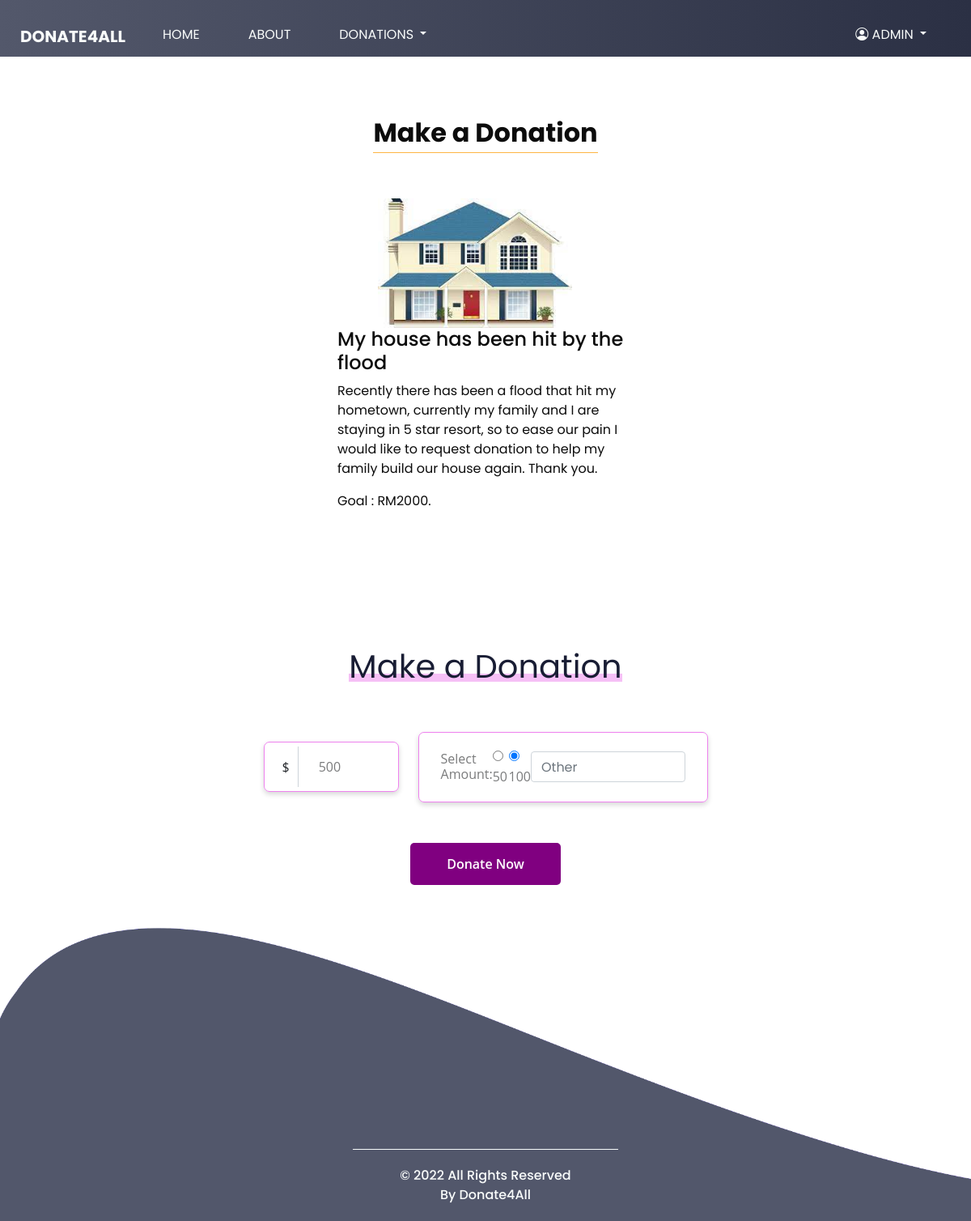
Screenshot of /Donor/donationdetail.php?pid=8 (signed in) with the database file from the repository.
### tables this page shows
CREATE TABLE `request` (
  `requestID` int(11) NOT NULL,
  `recipient_fk` int(11) NOT NULL,
  `title` varchar(120) NOT NULL,
  `Description` varchar(500) DEFAULT NULL,
  `goal` double NOT NULL,
  `requestIMG` varchar(120) NOT NULL,
  `Status` int(11) DEFAULT NULL,
  `RequestDate` timestamp NULL DEFAULT current_timestamp() ON UPDATE current_timestamp()
);

### Donor/donationdetail.php (the view, shortened to what this page needs)
<?php
include('include/config.php');
?>
<!DOCTYPE html>
<html>
<head>
  <link rel="stylesheet" type="text/css" href="https://cdnjs.cloudflare.com/ajax/libs/OwlCarousel2/2.1.3/assets/owl.carousel.min.css" />
  <link rel="stylesheet" type="text/css" href="css/bootstrap.css" />
  <link rel="stylesheet" href="https://cdn.jsdelivr.net/npm/bootstrap@4.0.0/dist/css/bootstrap.min.css" />
  <link rel="stylesheet" href="https://cdn.jsdelivr.net/npm/bootstrap@5.0.2/dist/css/bootstrap.min.css">
  <link rel="stylesheet" href="https://cdn.jsdelivr.net/npm/bootstrap-icons@1.5.0/font/bootstrap-icons.css">
  <link href="css/style.css" rel="stylesheet" />
  <link href="css/responsive.css" rel="stylesheet" />
</head>
<body class="sub_page">
  <div class="hero_area">
    <?php include('include/mainheader.php'); ?>
  </div>
  <section class="donation_section layout_padding">
    <div class="container">
      <div class="custom_heading-container">
        <h2>Make a Donation</h2>
      </div>
      <br>
      <br>
      <div class="row justify-content-center">
        <?php
        $pid = intval($_GET['pid']);
        $query = mysqli_query($con, "select * from request where requestID='$pid'");
        while ($row = mysqli_fetch_array($query)) {
        ?>
          <div class="col-lg-4 col-md-6">
            <div class="donation">
              <div class="donation_pic">
                <img src="../requestIMG/<?php echo $row['requestIMG']; ?>" alt="donationpic" width="240" height="160" style="margin:0px 50px">
              </div>
              <div class="donation_content">
                <h4><?php echo $row['title']; ?></h4>
                <p><?php echo $row['Description']; ?></p>
                <p>Goal : RM<?php echo $row['goal']; ?>.</p>
              </div>
            </div>
          </div>
        <?php } ?>
      </div>
    </div>
  </section>
  <section class="donation_section layout_padding">
    <div class="container">
      <div class="make_donation_area section_padding">
        <div class="container">
          <div class="row justify-content-center">
            <div class="col-lg-6">
              <div class="section_title text-center mb-55">
                <h3><span>Make a Donation</span></h3>
              </div>
            </div>
          </div>
          <div class="row justify-content-center">
            <div class="col-lg-6">
              <form id=donation_form class="donation_form" method="post">
                <div class="row align-items-center">
                  <div class="col-md-4">
                    <div class="single_amount">
                      <div class="input_field">
                        <div class="input-group">
                          <div class="input-group-prepend">
                            <span class="input-group-text" id="basic-addon1">$</span>
                          </div>
                          <input type="text" class="form-control" placeholder="500" aria-label="Username" aria-describedby="basic-addon1" name="radio-group">
                        </div>
                      </div>
                    </div>
                  </div>
                  <div class="col-md-8">
                    <div class="single_amount">
                      <div class="fixed_donat d-flex align-items-center justify-content-between">
                        <div class="select_prise">
                          <h4>Select Amount:</h4>
                        </div>
                        <div class="single_doonate">
                          <input type="radio" id="blns_1" name="radio-group" value="50" checked>
                          <label for="blns_1">50</label>
                        </div>
                        <div class="single_doonate">
                          <input type="radio" id="blns_2" name="radio-group" value="100" checked>
                          <label for="blns_2">100</label>
                        </div>
                        <div class="single_doonate">
                          <input type="text" class="form-control" placeholder="Other" aria-label="Username" aria-describedby="basic-addon1" name="radio-group">
                        </div>
                      </div>
                    </div>
                  </div>
                </div>
                <div class="row">
                  <div class="col-12">
                    <div class="donate_now_btn text-center">
                      <button type="submit" id="donate" name="donate" class="boxed-btn4">Donate Now</button>
                    </div>
                  </div>
                </div>
              </form>
            </div>
          </div>
        </div>
      </div>
    </div>
  </section>
  <br>
  <br>
  <br>
  <br>
  <div class="footer_bg">
    <section class="container-fluid footer_section">
      <div class="text-center footer_text">
        <p>
          © 2022 All Rights Reserved By
          <a href="home.php">Donate4All</a>
        </p>
      </div>
    </section>
  </div>
</body>
</html>

### Donor/css/style.css (style rules this page uses)
body { font-family: "Poppins", sans-serif; color: #0c0c0c; background-color: #ffffff; }
.layout_padding { padding: 75px 0; }
.custom_heading-container { display: -webkit-box; display: -ms-flexbox; display: flex; -webkit-box-pack: center; -ms-flex-pack: center; justify-content: center; }
.custom_heading-container h2 { font-weight: bold; border-bottom: 1px solid #feb543; padding-bottom: 5px; }
.hero_area { height: 94vh; background: -webkit-gradient(linear, left top, right top, from(#53586B), to#2B3044)); background: linear-gradient(to right, #53586B, #2B3044); }
.hero_area::before { content: ""; position: absolute; width: 58%; height: 86%; top: 25px; right: 0; }
.sub_page .hero_area { height: auto; }
.sub_page .hero_area::before { display: none; }
a, a:hover, a:focus { text-decoration: none; }
.footer_bg { background-image: url(../images/footer-bg.png); background-size: cover; padding-top: 280px; margin-top: -125px; }
.footer_section { font-weight: 500; display: -webkit-box; display: -ms-flexbox; display: flex; -webkit-box-pack: center; -ms-flex-pack: center; justify-content: center; }
.footer_section p { color: #f9fcfb; margin: 0; text-align: center; padding: 20px 15%; border-top: 1px solid #f9fcfb; }
.footer_section a { color: #f9fcfb; }
.make_donation_area .donation_form .input_field .input-group { width: 100%; border: 1px solid violet; border-radius: 7px; padding: 5px 10px; -webkit-box-shadow: 0 3px 6px rgba(0, 0, 0, 0.16); -moz-box-shadow: 0 3px 6px rgba(0, 0, 0, 0.16); box-shadow: 0 3px 6px rgba(0, 0, 0, 0.16); }
.make_donation_area .donation_form .input_field .input-group .input-group-text { font-size: 16px; background: transparent; border: 0; font-family: "Open Sans", sans-serif; font-weight: 400; }
.make_donation_area .donation_form .input_field .input-group .form-control { transition: border-color .15s ease-in-out, box-shadow .15s ease-in-out; border-bottom: 0; border-top: 0; border-radius: 0; border-right: 0; padding: 0 0 0 25px; height: 50px; font-family: "Open Sans", sans-serif; font-size: 16px; color: #000; }
.make_donation_area .donation_form .input_field .input-group .form-control::placeholder { font-size: 16px; color: #7A7B7C; font-family: "Open Sans", sans-serif; font-weight: 400; }
.make_donation_area .donation_form .single_amount .fixed_donat { -webkit-box-shadow: 0 3px 6px rgba(0, 0, 0, 0.16); -moz-box-shadow: 0 3px 6px rgba(0, 0, 0, 0.16); box-shadow: 0 3px 6px rgba(0, 0, 0, 0.16); padding: 18px 27px; border-radius: 7px; border: 1px solid violet; display: block; overflow: hidden; }
.make_donation_area .donation_form .single_amount .fixed_donat .select_prise h4 { font-size: 16px; font-family: "Open Sans", sans-serif; color: #7A7B7C; margin-bottom: 0; }
.make_donation_area .donation_form .single_amount .fixed_donat .single_doonate label { font-family: "Open Sans", sans-serif; font-size: 16px; font-weight: 400; color: #7A7B7C; margin-bottom: 0; }
.make_donation_area .donate_now_btn { margin-top: 50px; }
.boxed-btn4 { color: #fff; display: inline-block; padding: 13px 44px; font-size: 16px; font-weight: 600; border: 0; -webkit-border-radius: 5px; -moz-border-radius: 5px; border-radius: 5px; text-align: center; text-transform: capitalize; -webkit-transition: 0.5s; -moz-transition: 0.5s; -o-transition: 0.5s; transition: 0.5s; background: purple; font-family: "Open Sans", sans-serif; cursor: pointer; border: 1px solid transparent; }
.section_title h3 { font-size: 40px; font-weight: 400; color: #191d34; z-index: 1; line-height: 1.3; }
.section_title h3 span { position: relative; display: inline-block; z-index: 2; }
.section_title h3 span::before { position: absolute; left: 0; bottom: 0; background: violet; height: 10px; width: 100%; content: ''; opacity: .5; bottom: 7px; z-index: -1; }
.mb-55 { margin-bottom: 55px; }

### Donor/css/responsive.css (style rules this page uses)
@media (min-width: 1200px) { .container { max-width: 1170px; } }

### rows the page displays
request: requestIMG (picture), title "My house has been hit by the flood", Description "Recently there has been a flood that hit my hometown, currently my family and I are staying in 5 star resort, so to ease our pain I would like to request donation to help my family build our house again. Thank you.", goal "2000"

### other values shown
$_SESSION['dlogin'] "ADMIN"
